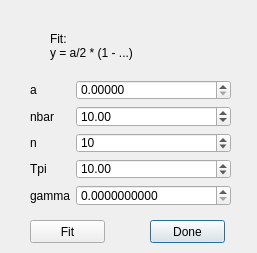
<?xml version="1.0" encoding="UTF-8"?>
<ui version="4.0">
 <class>Coh_Th_Dialog</class>
 <widget class="QDialog" name="Coh_Th_Dialog">
  <property name="geometry">
   <rect>
    <x>0</x>
    <y>0</y>
    <width>257</width>
    <height>253</height>
   </rect>
  </property>
  <property name="windowTitle">
   <string>Dialog</string>
  </property>
  <widget class="QWidget" name="formLayoutWidget">
   <property name="geometry">
    <rect>
     <x>30</x>
     <y>80</y>
     <width>201</width>
     <height>126</height>
    </rect>
   </property>
   <layout class="QFormLayout" name="formLayout">
    <property name="fieldGrowthPolicy">
     <enum>QFormLayout::AllNonFixedFieldsGrow</enum>
    </property>
    <item row="0" column="0">
     <widget class="QLabel" name="label">
      <property name="text">
       <string>a</string>
      </property>
     </widget>
    </item>
    <item row="0" column="1">
     <widget class="QDoubleSpinBox" name="aSpinBox">
      <property name="decimals">
       <number>5</number>
      </property>
      <property name="maximum">
       <double>9999.989999999999782</double>
      </property>
     </widget>
    </item>
    <item row="1" column="1">
     <widget class="QDoubleSpinBox" name="nbarSpinBox">
      <property name="maximum">
       <double>99.989999999999995</double>
      </property>
      <property name="value">
       <double>10.000000000000000</double>
      </property>
     </widget>
    </item>
    <item row="2" column="0">
     <widget class="QLabel" name="label_3">
      <property name="text">
       <string>n</string>
      </property>
     </widget>
    </item>
    <item row="1" column="0">
     <widget class="QLabel" name="label_2">
      <property name="text">
       <string>nbar</string>
      </property>
     </widget>
    </item>
    <item row="3" column="0">
     <widget class="QLabel" name="label_5">
      <property name="text">
       <string>Tpi</string>
      </property>
     </widget>
    </item>
    <item row="4" column="0">
     <widget class="QLabel" name="label_6">
      <property name="text">
       <string>gamma</string>
      </property>
     </widget>
    </item>
    <item row="3" column="1">
     <widget class="QDoubleSpinBox" name="TpiSpinBox">
      <property name="maximum">
       <double>99999.990000000005239</double>
      </property>
      <property name="value">
       <double>10.000000000000000</double>
      </property>
     </widget>
    </item>
    <item row="4" column="1">
     <widget class="QDoubleSpinBox" name="gammaSpinBox">
      <property name="decimals">
       <number>10</number>
      </property>
      <property name="maximum">
       <double>1.000000000000000</double>
      </property>
      <property name="value">
       <double>0.000000000000000</double>
      </property>
     </widget>
    </item>
    <item row="2" column="1">
     <widget class="QSpinBox" name="nSpinBox">
      <property name="minimum">
       <number>1</number>
      </property>
      <property name="value">
       <number>10</number>
      </property>
     </widget>
    </item>
   </layout>
  </widget>
  <widget class="QPushButton" name="doneButton">
   <property name="geometry">
    <rect>
     <x>150</x>
     <y>220</y>
     <width>75</width>
     <height>23</height>
    </rect>
   </property>
   <property name="text">
    <string>Done</string>
   </property>
  </widget>
  <widget class="QPushButton" name="fitButton">
   <property name="geometry">
    <rect>
     <x>30</x>
     <y>220</y>
     <width>75</width>
     <height>23</height>
    </rect>
   </property>
   <property name="text">
    <string>Fit</string>
   </property>
  </widget>
  <widget class="QLabel" name="label_4">
   <property name="geometry">
    <rect>
     <x>50</x>
     <y>30</y>
     <width>151</width>
     <height>31</height>
    </rect>
   </property>
   <property name="text">
    <string>Fit: 
y = a/2 * (1 - ...)</string>
   </property>
  </widget>
 </widget>
 <tabstops>
  <tabstop>fitButton</tabstop>
  <tabstop>doneButton</tabstop>
  <tabstop>aSpinBox</tabstop>
  <tabstop>nbarSpinBox</tabstop>
  <tabstop>TpiSpinBox</tabstop>
  <tabstop>gammaSpinBox</tabstop>
  <tabstop>nSpinBox</tabstop>
 </tabstops>
 <resources/>
 <connections>
  <connection>
   <sender>doneButton</sender>
   <signal>clicked()</signal>
   <receiver>Coh_Th_Dialog</receiver>
   <slot>close()</slot>
   <hints>
    <hint type="sourcelabel">
     <x>187</x>
     <y>201</y>
    </hint>
    <hint type="destinationlabel">
     <x>128</x>
     <y>126</y>
    </hint>
   </hints>
  </connection>
 </connections>
</ui>
